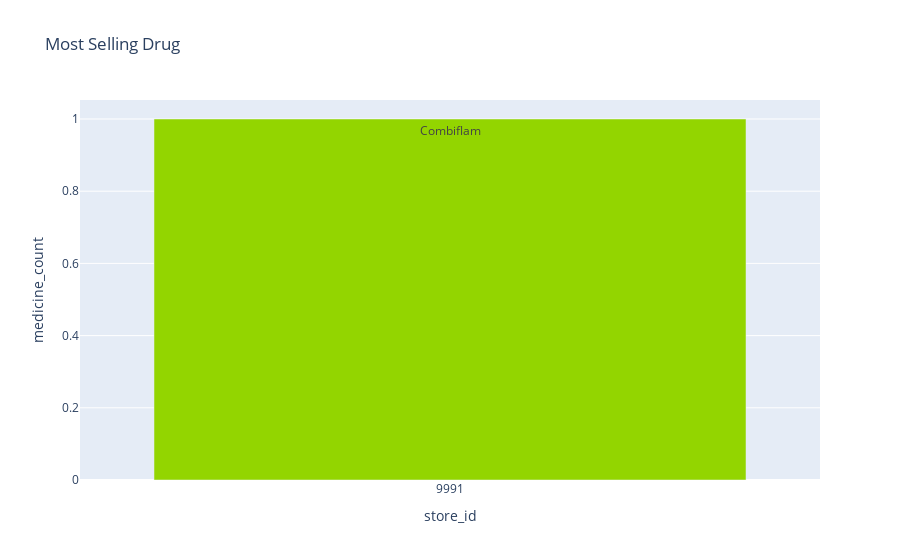

Notebook cell for this chart:
### Code cell
# Display it as a bar plot
# x axis has store name and y axis the medicine count
fig = px.bar(med_count_max_by_Store, x="store_id", y="medicine_count", text="medicine_name", title="Most Selling Drug", 
color_discrete_sequence =["#93D500"])
fig.update_xaxes(type='category')
fig.show()

### Figure 1 — Plotly figure (JSON) as saved in the notebook; plotly's stock layout.template omitted (floating-point values rounded to 4 significant figures)
{"data": [{"alignmentgroup": "True", "hovertemplate": "store_id=%{x}<br>medicine_count=%{y}<br>medicine_name=%{text}<extra></extra>", "legendgroup": "", "marker": {"color": "#93D500", "pattern": {"shape": ""}}, "name": "", "offsetgroup": "", "orientation": "v", "showlegend": false, "text": ["Combiflam"], "textposition": "auto", "type": "bar", "x": [9991], "xaxis": "x", "y": [1], "yaxis": "y"}], "layout": {"barmode": "relative", "legend": {"tracegroupgap": 0}, "title": {"text": "Most Selling Drug"}, "xaxis": {"anchor": "y", "domain": [0, 1], "title": {"text": "store_id"}, "type": "category"}, "yaxis": {"anchor": "x", "domain": [0, 1], "title": {"text": "medicine_count"}}}}
